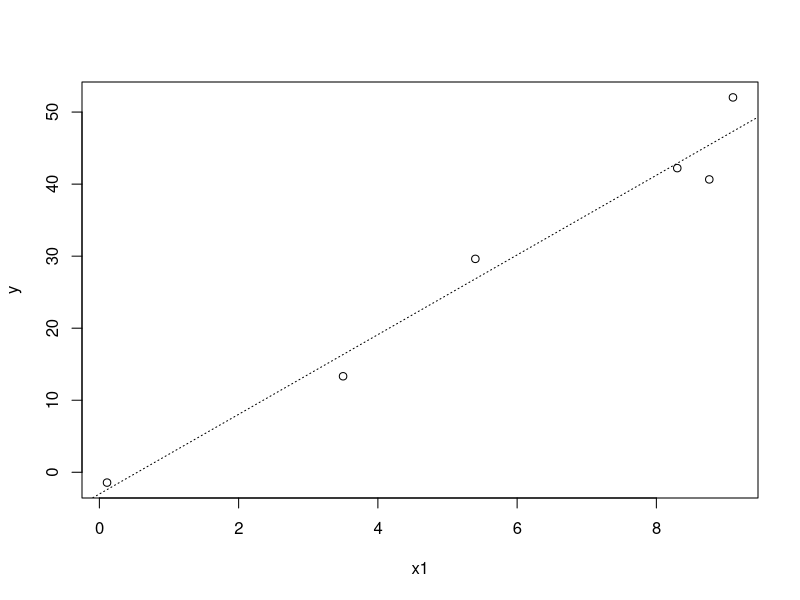

This figure's R source:
# ECON 114
# April Dawn Kester
# Winter 2014

# Number of observations in the data
nObs = 6

# True parameters of the model
alpha = 2.87
beta = 5.1

# Indpendent variable in the sample
x1 = c(3.5, 9.1, 0.11, 8.76, 5.4, 8.3)

# Random variation added in the mode
eps = rnorm(nObs,0,5)

# Compute the dependent variable in the dataset
y = alpha + beta*x1 + eps

# Run the univariate regression
regSingle = lm(y~x1)

# Plots the data
plot(x1,y)
abline(regSingle, lty=3)

# Create new independent variables that are meaningless
x2 = rnorm(nObs)
x3 = rnorm(nObs)
x4 = rnorm(nObs)
x5 = rnorm(nObs)

# Run the multivariate regression
regMult = lm(y~x1+x2+x3+x4+x5)

# Check the residuals - we should have a perfect fit
regMult$resid

# Suppose we get new data
x1New = c(5.6, 4.3, 7.2, 7.1, 8.77, 0.7)
x2New = rnorm(nObs)
x3New = rnorm(nObs)
x4New = rnorm(nObs)
x5New = rnorm(nObs)
epsNew = rnorm(nObs,0,5)
yNew = alpha + beta*x1New + epsNew

# Forecast yNew after only observing x1New with simple model
ySingle = regSingle$coef[1] + regSingle$coef[2]*x1New
sum((ySingle - yNew)^2)

# Forecast yNew after only all new x variables with full model
yMult = regMult$coef[1] + regMult$coef[2]*x1New + regMult$coef[3]*x2New + regMult$coef[4]*x1New + regMult$coef[5]*x4New + regMult$coef[6]*x5New
sum((yMult - yNew)^2)